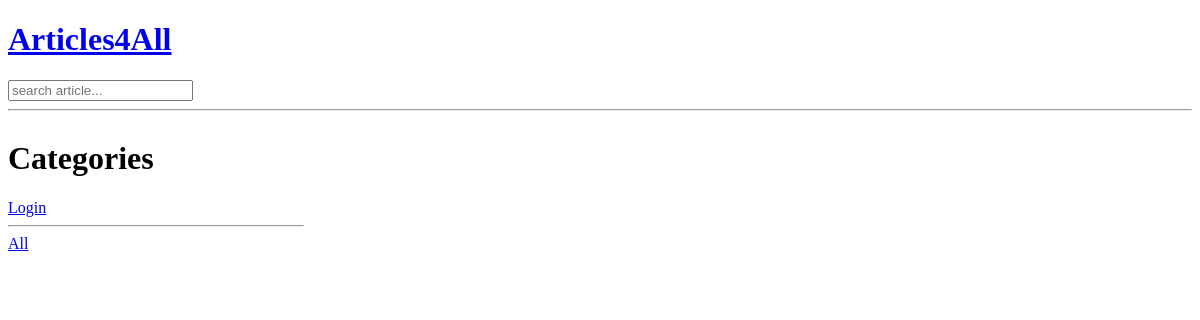
/, run on an earlier commit of the app's database.
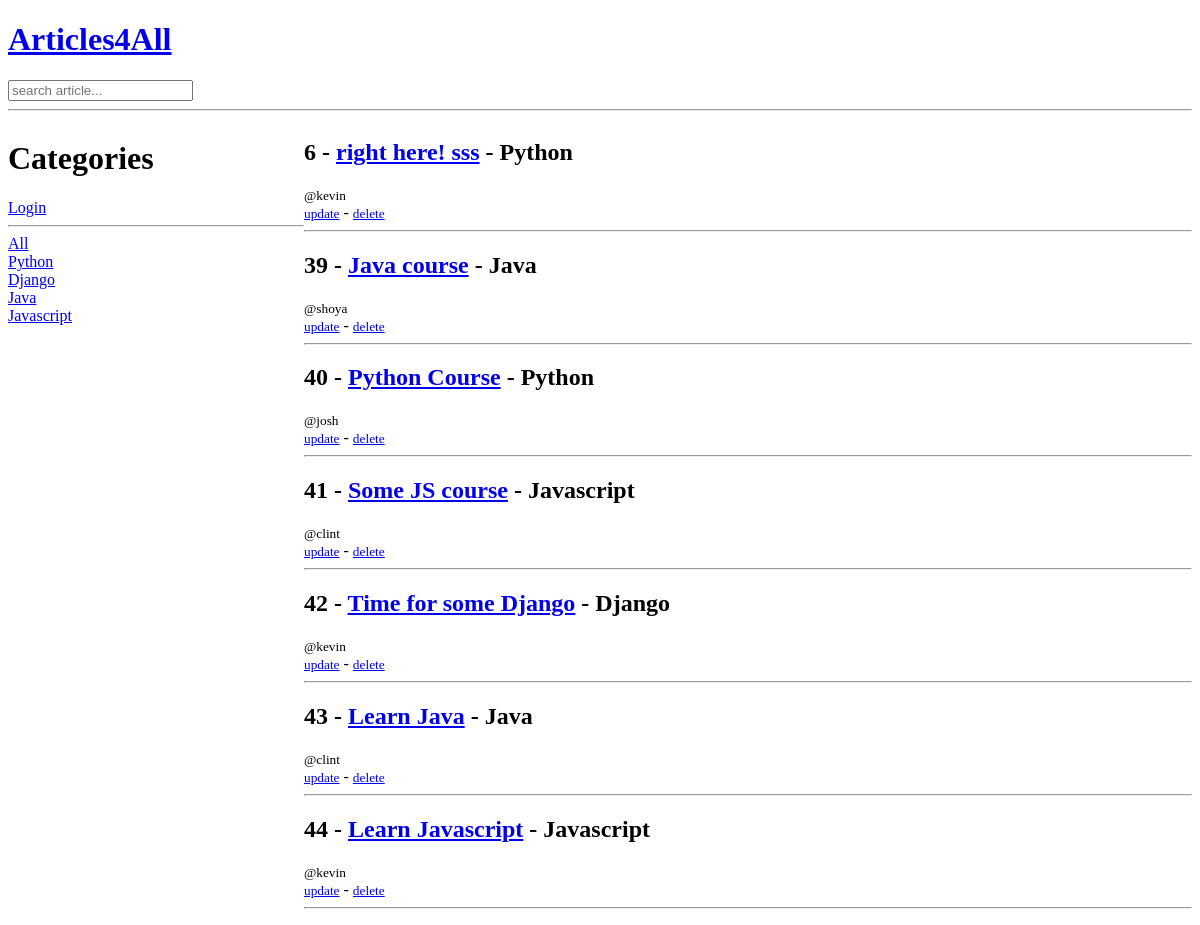
And on a later commit of the database.
### articles/models.py (models this page shows, shortened)
class Topic(models.Model):
	name = models.CharField(max_length=60)
	def __str__(self):
		return self.name

class Article(models.Model):
	title = models.CharField(max_length=50)
	topic = models.ForeignKey(Topic, on_delete=models.SET_NULL, null=True)
	body = models.CharField(max_length=400)
	author = models.ForeignKey(Author, on_delete=models.CASCADE)
	updated = models.DateTimeField(auto_now=True)
	created = models.DateTimeField(auto_now_add=True)

class Author(models.Model):
	name = models.CharField(max_length=40)
	age = models.CharField(max_length=3)
	email = models.EmailField(max_length=50)
	about = models.CharField(max_length=500)
	def __str__(self):
		return self.name

### articles/views.py (the view, shortened to what this page needs)
# urls.py: path('', homePageView.as_view(), name='home-page'),
class homePageView(View):
	template_name = 'article/home-page.html'
	def get(self, request, *args, **kwargs):
		q = request.GET.get('q') if request.GET.get('q') != None else ''
		articles = Article.objects.filter(topic__name__icontains=q)
		topics = Topic.objects.all()
		context = {'topics': topics, 'articles': articles}
		return render(request, self.template_name, context)

### articles/templates/article/home-page.html (shortened to what this page needs)
{% include 'base.html' %}
{% block content %}
	<div class="home-container">
		<div class="Categories">
			<h1>Categories</h1>
			{% if request.user.is_authenticated %}
				<h3>Hello {{request.user}} !</h3>
				<a href="{% url 'logout-page' %}">logout</a>
			{% else %}
				<a href="{% url 'login-page' %}">Login</a>
			{% endif %}
			<hr>
			<div>
				<a href="{% url 'home-page' %}">All</a>
			</div>
			{% for topic in topics %}
			<div>
				<a href="{% url 'home-page' %}?q={{topic.name}}">{{topic.name}}</a>
				<br>
			</div>
			{% endfor %}
		</div>
		<div>
			{% for article in articles %}
				<h2>{{article.id}} - <a href="{% url 'article-page' article.id %}">{{article.title}}</a> - {{article.topic}}</h2> <small>@{{article.author}} </small>
				<br>
				<small><a href="{% url 'update-article' article.id %}">update</a></small> - <small><a href="{% url 'delete-article' article.id %}">delete</a></small>
				<hr>
			{% endfor %}
		</div>
	</div>
{% endblock %}

### templates/base.html (shortened to what this page needs)
<!DOCTYPE html>
<html>
<head>
</head>
<body>
		<a href="{% url 'home-page' %}"><h1>Articles4All</h1></a>
		{% include 'navbar.html' %}
		<hr>
</body>
</html>

### templates/navbar.html (shortened to what this page needs)
{% block content %}
	<div>
		<form method="POST" action="{% url 'home-page' %}?q={{article.title}}">
			<input type="text" name="q" placeholder="search article..." />
		</form>
	</div>
{% endblock %}

### articles/templates/article/home-page.html (style rules this page uses)
.home-container { display: grid; grid-template-columns: 1fr 3fr; }

What changed in the data, as far as the page shows it:
added Topic: name "Python"
added Topic: name "Django"
added Topic: name "Java"
added Topic: name "Javascript"
now on this page (row edited): Article: id "6", title "right here! sss", topic "Python", author "kevin"
added Article: id "39", title "Java course", topic "Java", author "shoya"
added Article: id "40", title "Python Course", topic "Python", author "josh"
added Article: id "41", title "Some JS course", topic "Javascript", author "clint"
added Article: id "42", title "Time for some Django", topic "Django", author "kevin"
added Article: id "43", title "Learn Java", topic "Java", author "clint"
added Article: id "44", title "Learn Javascript", topic "Javascript", author "kevin"
